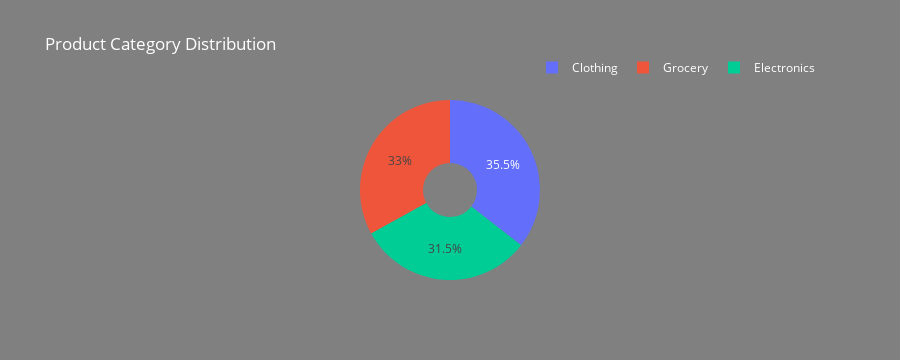

Here is the notebook cell this chart was saved with:
### Markdown cell above
# Poduct Category Breakdown

### Code cell
# Create frequency table for 'ProductCategory'
frequency_table = DroppedColumn['ProductCategory'].value_counts()

# Prepare data for the pie chart
labels = frequency_table.index
values = frequency_table.values

# Create an interactive pie chart
fig = go.Figure(data=[go.Pie(labels=labels, values=values, hole=0.3)])

# Update layout
fig.update_layout(
    title='Product Category Distribution',
    paper_bgcolor='grey',  # Background color for the entire figure
    plot_bgcolor='grey',   # Background color for the plot area
    font=dict(color='white'),  # Text color
    legend=dict(orientation='h', yanchor='bottom', y=1.1, xanchor='right', x=1)  # Adjust legend position
)

# Show the plot
fig.show()

### Figure 1 — Plotly figure (JSON) as saved in the notebook; plotly's stock layout.template omitted (floating-point values rounded to 4 significant figures)
{"data": [{"hole": 0.3, "labels": ["Clothing", "Grocery", "Electronics"], "type": "pie", "values": [786, 731, 697]}], "layout": {"font": {"color": "white"}, "height": 360, "hiddenlabels": [], "legend": {"orientation": "h", "x": 1, "xanchor": "right", "y": 1.1, "yanchor": "bottom"}, "paper_bgcolor": "grey", "plot_bgcolor": "grey", "title": {"text": "Product Category Distribution"}}}
